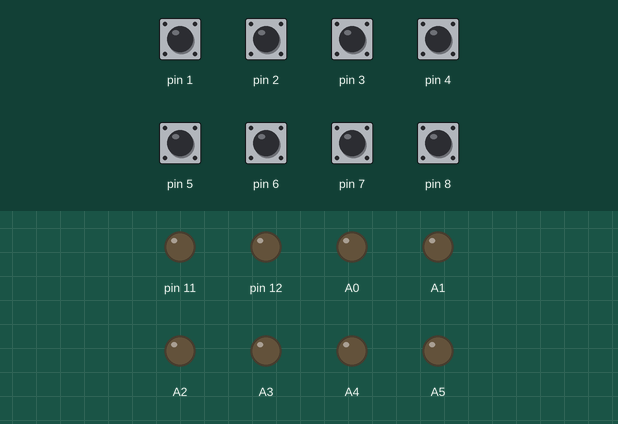
Simulated run of this sketch. Board: Arduino Uno, built with avr-gcc and run on an emulated ATmega328P. Parts: output pins drawn as LEDs (lit = HIGH). The test bench sets the inputs (shaded band); at power-on: pin 1–8 HIGH.

Above: at 1.2 s.
1.3 s: pin 1 pulled LOW for 0.15 s
At 1.37 s:
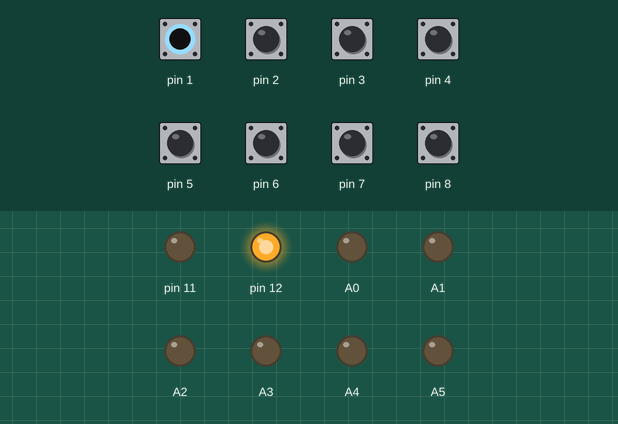
2.9 s: pin 2 pulled LOW for 0.15 s
At 2.97 s:
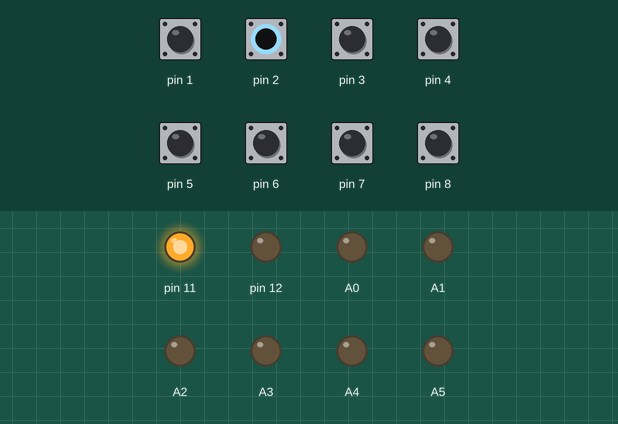
4.5 s: pin 3 pulled LOW for 0.15 s
At 4.57 s:
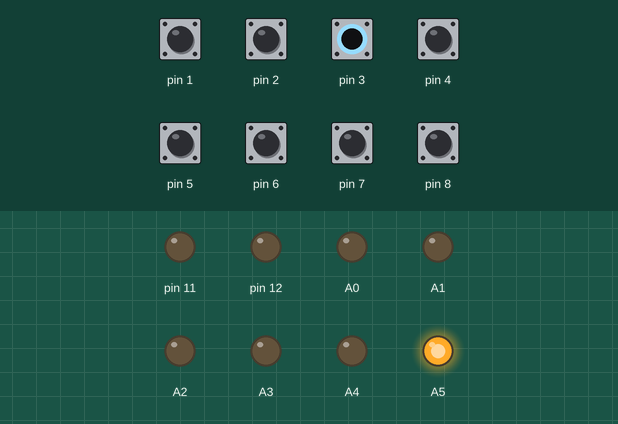
6.1 s: pin 4 pulled LOW for 0.15 s
At 6.17 s:
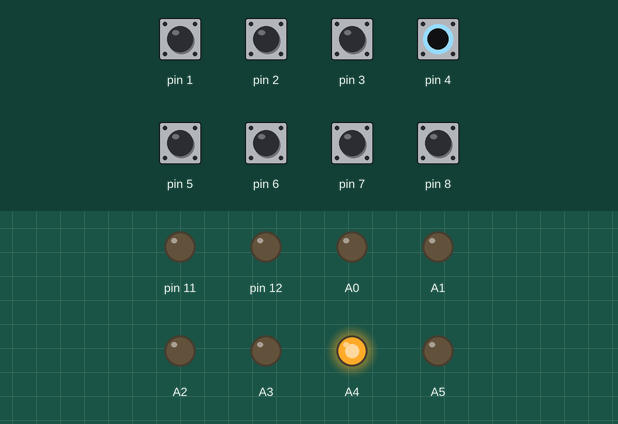
7.7 s: pin 5 pulled LOW for 0.15 s
At 7.77 s:
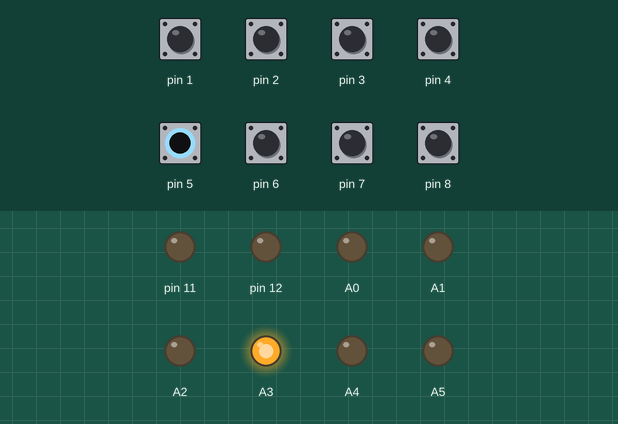
9.3 s: pin 6 pulled LOW for 0.15 s
At 9.37 s:
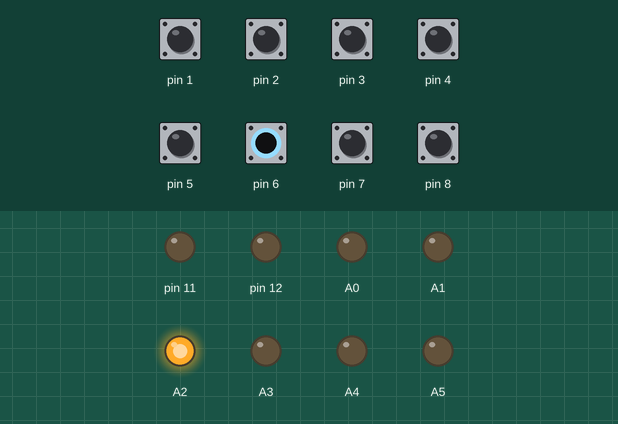
Timing chart, 0 to 11.9 s (numbered marks = the images above; inputs shaded):
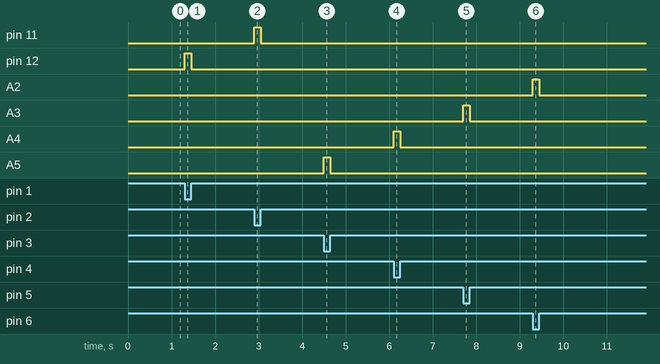

The sketch:

7_Segment_1.ino
```cpp
void setup() {
  pinMode(1, INPUT_PULLUP);
  pinMode(2, INPUT_PULLUP);
  pinMode(3, INPUT_PULLUP);
  pinMode(4, INPUT_PULLUP);
  pinMode(5, INPUT_PULLUP);
  pinMode(6, INPUT_PULLUP);
  pinMode(7, INPUT_PULLUP);
  pinMode(8, INPUT_PULLUP);
  pinMode(A0, OUTPUT);
  pinMode(A1, OUTPUT);
  pinMode(A2, OUTPUT);
  pinMode(A3, OUTPUT);
  pinMode(A4, OUTPUT);
  pinMode(A5, OUTPUT);
  pinMode(11, OUTPUT);
  pinMode(12, OUTPUT);
}

void loop() {
  if (digitalRead(1) == LOW) {
    digitalWrite(12, HIGH);
  } else {
    digitalWrite(12, LOW);
  }
  if (digitalRead(2) == LOW) {
    digitalWrite(11, HIGH);
  } else {
    digitalWrite(11, LOW);
  }
  if (digitalRead(3) == LOW) {
    digitalWrite(A5, HIGH);
  } else {
    digitalWrite(A5, LOW);
  }
  if (digitalRead(4) == LOW) {
    digitalWrite(A4, HIGH);
  } else {
    digitalWrite(A4, LOW);
  }
  if (digitalRead(5) == LOW) {
    digitalWrite(A3, HIGH);
  } else {
    digitalWrite(A3, LOW);
  }
  if (digitalRead(6) == LOW) {
    digitalWrite(A2, HIGH);
  } else {
    digitalWrite(A2, LOW);
  }
  if (digitalRead(7) == LOW) {
    digitalWrite(A1, HIGH);
  } else {
    digitalWrite(A1, LOW);
  }
  if (digitalRead(8) == LOW) {
    digitalWrite(A0, HIGH);
  } else {
    digitalWrite(A0, LOW);
  }
}
```

Measured:
- after the input at 1.3 s, pin 12: LOW → HIGH at once, → LOW 0.15 s later
- after the input at 2.9 s, pin 11: LOW → HIGH at once, → LOW 0.15 s later
- after the input at 4.5 s, A5: LOW → HIGH at once, → LOW 0.15 s later
- after the input at 6.1 s, A4: LOW → HIGH at once, → LOW 0.15 s later
- after the input at 7.7 s, A3: LOW → HIGH at once, → LOW 0.15 s later
- after the input at 9.3 s, A2: LOW → HIGH at once, → LOW 0.15 s later
